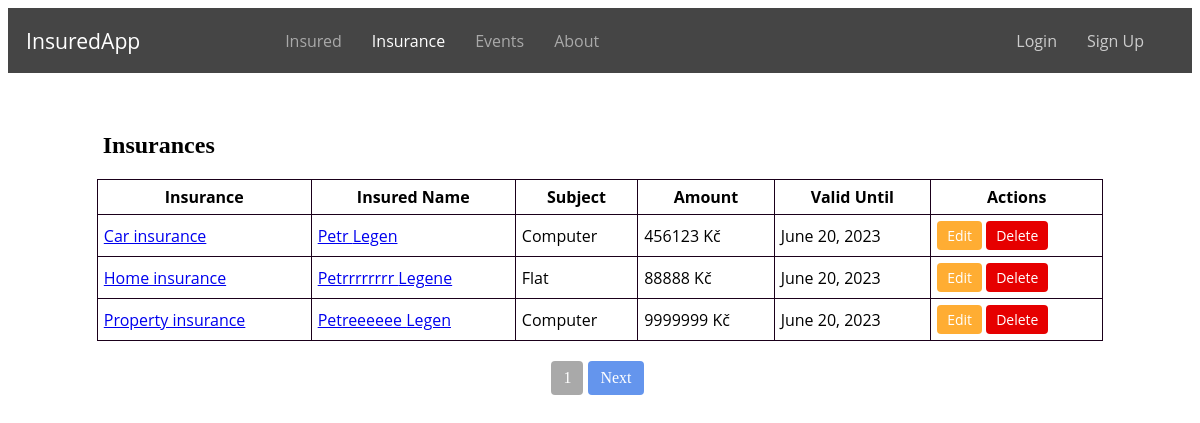
Before: /insurances/ with the older database file.
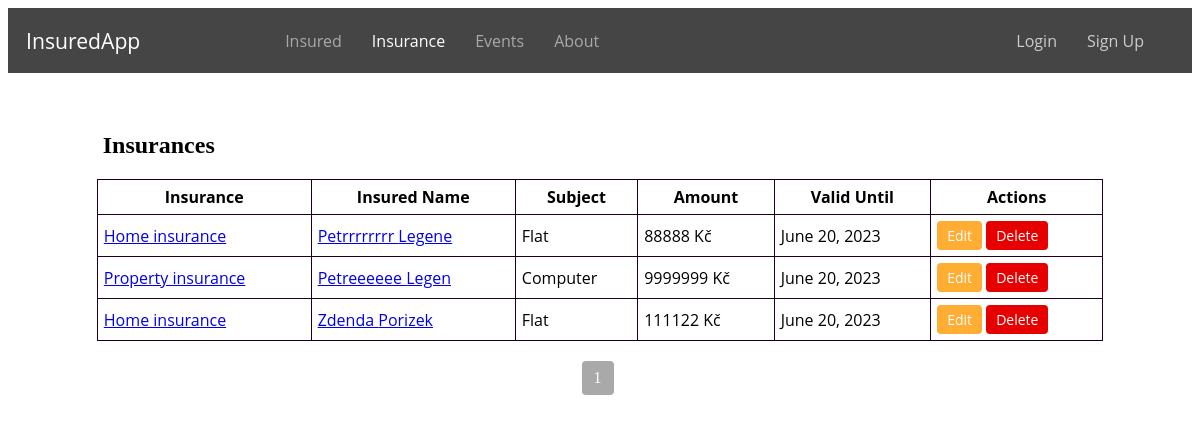
After: the same page with the newer database file.
### evidence/models.py (models this page shows, shortened)
class Insurance(models.Model):
    INSURANCE_TYPE = (
        ('home', 'Home insurance'),
        ('car', 'Car insurance'),
        ('property', 'Property insurance'),
    )
    insurance = models.ManyToManyField(Insured, related_name='insurance')
    type = models.CharField(max_length=32, choices=INSURANCE_TYPE)
    subject = models.CharField(max_length=32)
    amount = models.IntegerField()
    valid_from = models.DateField()
    valid_until = models.DateField()
    class Meta:
        ordering = ['id']

class Insured(models.Model):
    user = models.ForeignKey(User, on_delete=models.CASCADE, related_name='insured', null=True)
    ROLE_CHOICES = (
        ('insurer', 'Insurer'),
        ('insured', 'Insured'),
    )
    first_name = models.CharField(max_length=100)
    profile_photo = models.ImageField(upload_to='profile_photos', blank=True, null=True)
    last_name = models.CharField(max_length=100)
    email = models.EmailField()
    role = models.CharField(max_length=10, choices=ROLE_CHOICES, null=True)
    street = models.CharField(max_length=100)
    city = models.CharField(max_length=64)
    zipcode = models.IntegerField()
    phone = models.CharField(max_length=16)
    class Meta:
        ordering = ['id']

### evidence/views.py (the view)
# urls.py: path('insurances/', views.insurances, name='insurances'),
def insurances(request):
    insurance_objects = Insurance.objects.all()
    for insurance in insurance_objects:
        insured_names = [f"{insured.first_name} {insured.last_name}" for insured in insurance.insurance.all()]
        insurance.insured_names = ", ".join(insured_names)
    paginator = Paginator(insurance_objects, 3)
    page_number = request.GET.get('page')
    insurances = paginator.get_page(page_number)
    return render(request, 'insurances.html', {'insurances': insurances, 'page_obj': insurances})

### evidence/templates/insurances.html (shortened to what this page needs)
{% extends 'base.html' %}
{% block content %}
  <h2 class="insurances-h">Insurances</h2>
  <table class="insurances-table">
    <thead>
      <tr>
        <th>Insurance</th>
        <th>Insured Name</th>
        <th>Subject</th>
        <th>Amount</th>
        <th>Valid Until</th>
        <th>Actions</th>
      </tr>
    </thead>
    <tbody>
      {% for insurance in page_obj %}
        <tr>
          <td><a href="{% url 'insurance_detail' insurance_id=insurance.id %}">{{ insurance.get_type_display }}</a></td>
          <td>
            {% for insured in insurance.insurance.all %}
              <a href="{% url 'insured_detail' insured_id=insured.id %}">{{ insured.first_name }} {{ insured.last_name }}</a>{% if not forloop.last %}, {% endif %}
            {% endfor %}
          </td>
          <td>{{ insurance.subject }}</td>
          <td>{{ insurance.amount }} Kč</td>
          <td>{{ insurance.valid_until }}</td>
          <td>
            <a href="{% url 'edit_insurance' insurance_id=insurance.id %}" class="button button-edit">Edit</a>
            <a href="{% url 'delete_insurance' insurance_id=insurance.id %}" class="button button-delete" onclick="return confirm('Are you sure you want to delete this insurance?')">Delete</a>
          </td>
        </tr>
      {% endfor %}
    </tbody>
  </table>
  <div class="pagination">
    <span class="current-page">{{ page_obj.number }}</span>
    {% if page_obj.has_next %}
      <a href="?page={{ page_obj.next_page_number }}">Next</a>
    {% endif %}
  </div>
{% endblock %}

Changed rows visible on the page:
removed Insurance: type "Car insurance", subject "Computer", amount "456123", valid_until "June 20, 2023"
no longer on this page (row unchanged): Insured: first_name "Petr", last_name "Legen", shown under "Car insurance"
now on this page (row unchanged): Insurance: type "Home insurance", subject "Flat", amount "111122", valid_until "June 20, 2023"
now on this page (row unchanged): Insured: first_name "Zdenda", last_name "Porizek", shown under "Home insurance"
Other visible differences:
text no longer shown: "Next"
